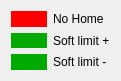
    <widget class="QWidget" name="layoutWidget_4">
     <property name="geometry">
      <rect>
       <x>40</x>
       <y>20</y>
       <width>121</width>
       <height>81</height>
      </rect>
     </property>
     <layout class="QGridLayout" name="gridLayout_12">
      <item row="0" column="1">
       <widget class="QLabel" name="label_adc1_home">
        <property name="styleSheet">
         <string>background-color: rgb(255, 0, 0);</string>
        </property>
        <property name="text">
         <string/>
        </property>
       </widget>
      </item>
      <item row="0" column="2">
       <widget class="QLabel" name="label_adc1_home_mark">
        <property name="text">
         <string>No Home</string>
        </property>
       </widget>
      </item>
      <item row="3" column="1">
       <widget class="QLabel" name="label_adc1_soft_limitN">
        <property name="styleSheet">
         <string>background-color: rgb(0, 170, 0);</string>
        </property>
        <property name="text">
         <string/>
        </property>
       </widget>
      </item>
      <item row="1" column="2">
       <widget class="QLabel" name="label_52">
        <property name="text">
         <string>Soft limit +</string>
        </property>
       </widget>
      </item>
      <item row="3" column="2">
       <widget class="QLabel" name="label_54">
        <property name="text">
         <string>Soft limit -</string>
        </property>
       </widget>
      </item>
      <item row="1" column="1">
       <widget class="QLabel" name="label_adc1_soft_limitP">
        <property name="styleSheet">
         <string>background-color: rgb(0, 170, 0);</string>
        </property>
        <property name="text">
         <string/>
        </property>
       </widget>
      </item>
     </layout>
    </widget>
